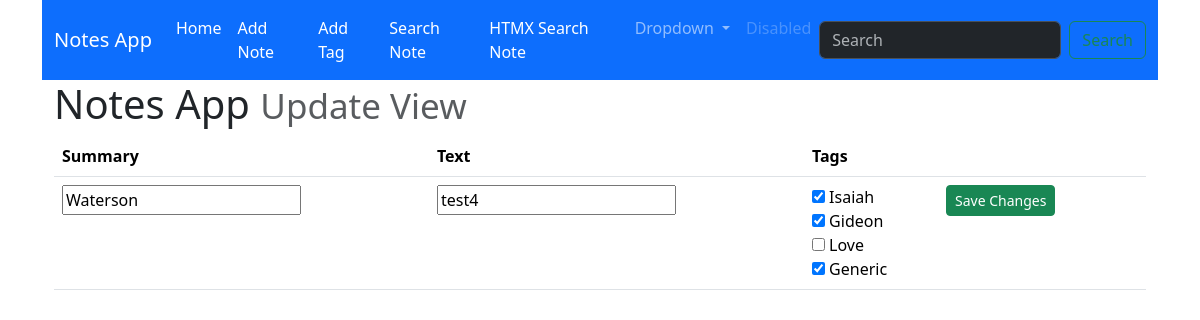
/update_note/10/, run on an earlier commit of the app's database.
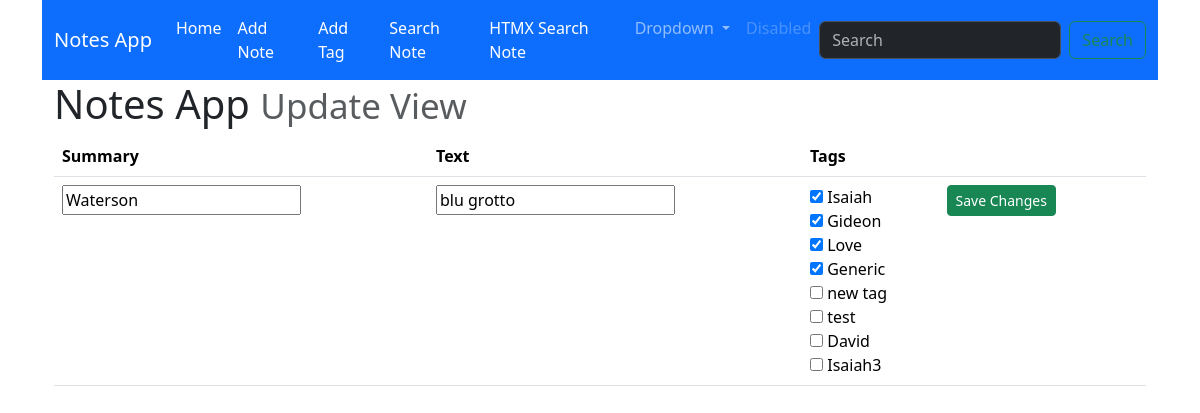
And on a later commit of the database.
### notes/models.py (models this page shows, shortened)
class Note(models.Model):
    summary=models.CharField(max_length=128)
    text=models.CharField(max_length=255)
    tags = models.ManyToManyField(Tag, blank=True)
    date_created = models.DateTimeField(auto_now=True)
    class Meta:
        ordering = ["date_created"]

### notes/views.py (the view)
# urls.py: path('update_note/<str:pk>/', views.update_note, name="update_note"),
def update_note(request, pk):
	note = Note.objects.get(id=pk)
	if request.method == 'POST':
		form = NoteForm(request.POST, instance=note)
		if form.is_valid():
			form.save()
			return redirect('/')
	else:
		form = NoteForm(instance=note) # if Get request just show current data
	context = {'form':form}
	return render(request, 'notes/update_note.html', context)

### notes/forms.py
class NoteForm(ModelForm):
    class Meta:
        model = Note
        fields = ['summary','text','tags']
        widgets = {
            'tags': forms.CheckboxSelectMultiple
        }

### notes/models.py (called while the page is built)
    def __str__(self):
        return self.tag

### notes/templates/notes/update_note.html (shortened to what this page needs)
{% extends "notes/base.html" %}
{% block content %}
<div class="container">
    <h1>Notes App <small class="text-muted">Update View</small></h1>
</div>
<div class="container">
    <table class="table">
        <thead>
            <tr>
                <th>Summary</th>
                <th>Text</th>
                <th>Tags</th>
                <th></th>
                <th></th>
            </tr>
        </thead>
        <tbody>
            <tr>
                <form method="POST" action="">
                    <td>{{ form.summary}}</td>
                    <td>{{ form.text}}</td>
                    <td>{{ form.tags}}</td>
                    <td>
                        <input class="btn btn-sm btn-success" type="submit" value="Save Changes" name="Update Note">
                    </td>
                    <td>
                    </td>
                </form>
            </tr>
        </tbody>
    </table>
    {% endblock content %}

What changed in the data, as far as the page shows it:
changed Note "Waterson": text "test4" → "blu grotto"
Also different on the page:
form field tags: "☑ ☑ ☐ ☑" → "☑ ☑ ☑ ☑ ☐ ☐ ☐ ☐"
text no longer shown: "Isaiah Gideon Love Generic"
text now shown: "Isaiah Gideon Love Generic new tag test David Isaiah3"
